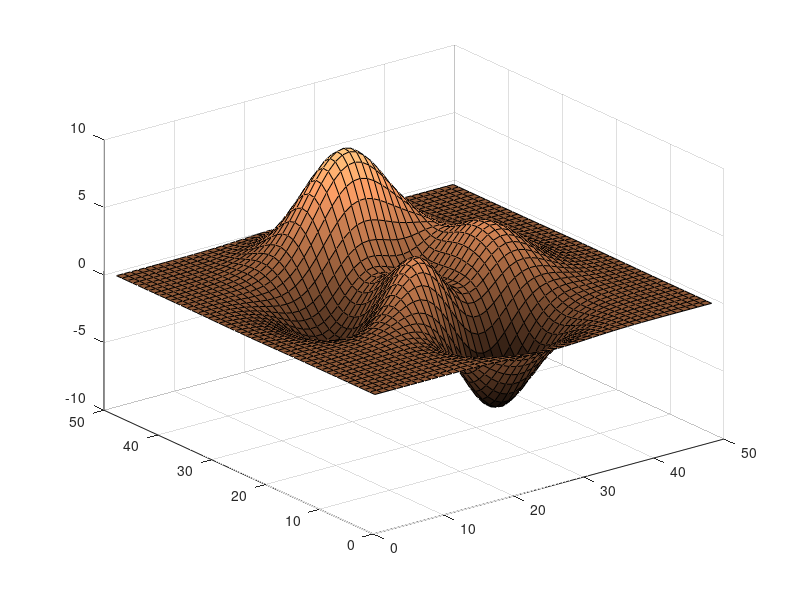

MATLAB code to generate this figure: (Note: this script raises an error after producing the figure.)
%=============================================================================
% Copyright (c) 2016-present Allan CORNET (Nelson)
%=============================================================================
% This file is part of Nelson.
%=============================================================================
% LICENCE_BLOCK_BEGIN
% SPDX-License-Identifier: LGPL-3.0-or-later
% LICENCE_BLOCK_END
%=============================================================================
% <--ADV-CLI MODE-->
%=============================================================================
f = figure();
surf(peaks);
colormap('copper');
r = f.Colormap;
assert_isapprox(r(1, :), [0, 0, 0], 1e-3); 
%=============================================================================
